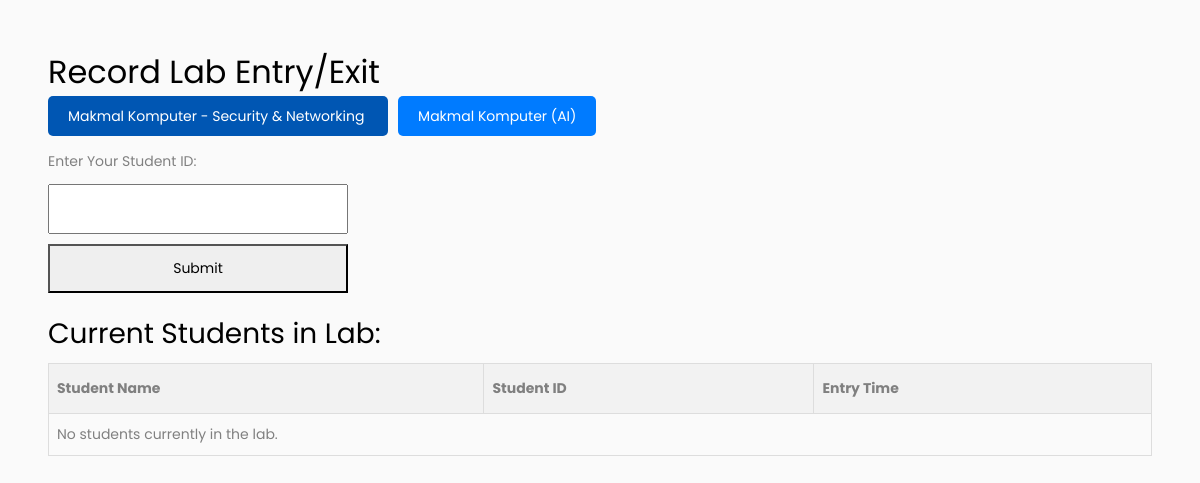
Screenshot of /computer_lab_monitoring_system/EntryExit.php with the database file from the repository.
### tables this page shows
CREATE TABLE `lab` (
  `Lab_ID` int(11) NOT NULL,
  `Lab_Name` varchar(255) NOT NULL,
  `Lab_Location` varchar(255) NOT NULL,
  `Lab_Status` tinyint(1) NOT NULL
);

### computer_lab_monitoring_system/EntryExit.php (the view, shortened to what this page needs)
<?php
include 'connect.php';
$selected_lab_id = $_SESSION['selected_lab_id'] ?? 1;
$labs_query = "SELECT Lab_ID, Lab_Name FROM Lab";
$result_labs = $conn->query($labs_query);
?>
<!doctype html>
<html lang="en">
<head>
    <link rel="stylesheet" href="css/EntryExit.css">
	<link rel="stylesheet" href="https://stackpath.bootstrapcdn.com/font-awesome/4.7.0/css/font-awesome.min.css">
	<link rel="stylesheet" href="css/style.css">
</head>
<body>
    <div id="content" class="p-4 p-md-5 pt-5">
    <div class="wrapper">
        <h2>Record Lab Entry/Exit</h2>
    <div class="lab-tabs">
        <?php while ($lab = $result_labs->fetch_assoc()): ?>
            <a href="EntryExit.php?lab_id=<?= $lab['Lab_ID']; ?>"
               class="<?= $selected_lab_id == $lab['Lab_ID'] ? 'active' : ''; ?>">
                <?= htmlspecialchars($lab['Lab_Name']); ?>
            </a>
        <?php endwhile; ?>
    </div>
    <form id="entryForm" action="EntryExit.php" method="POST">
        <label for="stud_id">Enter Your Student ID:</label>
        <input type="text" id="stud_id" name="stud_id" required maxlength="10">
        <button type="submit">Submit</button>
    </form>
<h3>Current Students in Lab:</h3>
<table>
    <thead>
        <tr>
            <th>Student Name</th>
            <th>Student ID</th>
            <th>Entry Time</th>
        </tr>
    </thead>
    <tbody>
        <?php
        $sql_current_students = "SELECT s.Stud_Name, e.Stud_ID, e.Entry_StartTime
                                 FROM Entry e
                                 INNER JOIN Student s ON e.Stud_ID = s.Stud_ID
                                 WHERE e.Entry_EndTime IS NULL AND e.Lab_ID = $selected_lab_id
                                 ORDER BY e.Entry_StartTime DESC";
        $result_current_students = $conn->query($sql_current_students);
        if ($result_current_students->num_rows > 0):
            while ($row = $result_current_students->fetch_assoc()): ?>
                <tr>
                    <td><?= htmlspecialchars($row['Stud_Name']); ?></td>
                    <td><?= htmlspecialchars($row['Stud_ID']); ?></td>
                    <td><?= htmlspecialchars($row['Entry_StartTime']); ?></td>
                </tr>
            <?php endwhile;
        else: ?>
            <tr>
                <td colspan="3">No students currently in the lab.</td>
            </tr>
        <?php endif; ?>
    </tbody>
</table>
    </div>
    </div>
  </body>
</html>

### computer_lab_monitoring_system/css/EntryExit.css (style rules this page uses)
th { height: 50px; padding: 8px; }
thead { background-color: #4caf50; }

### computer_lab_monitoring_system/EntryExit.php (style rules this page uses)
.lab-tabs { margin-bottom: 20px; }
.lab-tabs a { padding: 10px 20px; text-decoration: none; background-color: #007bff; color: white; border-radius: 5px; margin-right: 10px; }
.lab-tabs a.active { background-color: #0056b3; }
table { width: 100%; border-collapse: collapse; }
table th, table td { border: 1px solid #ddd; padding: 8px; text-align: left; }
table th { background-color: #f2f2f2; }
form { margin-bottom: 20px; }
form label, form input, form button { display: block; margin: 10px 0; }
form input, form button { padding: 10px; width: 100%; max-width: 300px; }

### rows the page displays
lab: Lab_Name "Makmal Komputer - Security & Networking"
lab: Lab_Name "Makmal Komputer (AI)"
